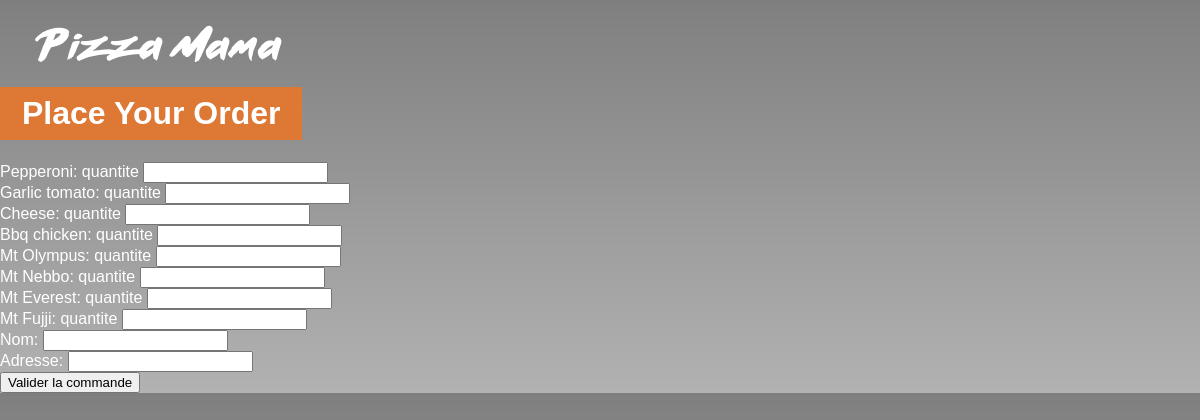
Screenshot of /orders/ with the database file from the repository.
### menue/models.py (models this page shows, shortened)
class Pizza(models.Model):
    name = models.CharField(max_length=20)
    ingredients = models.CharField(max_length=400)
    price = models.FloatField(default=0)
    vegetarian = models.BooleanField(default=False)

### orders/views.py (the view)
# urls.py: path('', views.order_view, name='order'),
def order_view(request):
    pizzas = Pizza.objects.all()
    if request.method == 'POST':
        form = OrderForm(request.POST)
        if form.is_valid():
            form.save()
            return HttpResponse('votre commande a ete enregistre')
    else:
        form = OrderForm()
    return render(request, 'orders/order_form.html', {'pizzas': pizzas, 'form': form})

### orders/forms.py
class OrderForm(forms.Form):
    customer_name = forms.CharField(max_length=100)
    customer_phone = forms.CharField(max_length=20)
    customer_address = forms.CharField(max_length=200)
    pizzas = forms.ModelMultipleChoiceField(queryset=Pizza.objects.all(), widget=forms.CheckboxSelectMultiple)
    def __init__(self, *args, **kwargs):
        super().__init__(*args, **kwargs)
        self.quantities = forms.formset_factory(PizzaQuantityForm, extra=0)
        self.formset = self.quantities(prefix='quantities')

### orders/templates/orders/order_form.html (shortened to what this page needs)
<!DOCTYPE html>
{% load static %}
<html lang="en">
<head>
    <link rel="stylesheet" href="{% static 'orders/styles.css' %}">
</head>
<body>
    <header>
        <a href="{% url 'menue:menue' %}"> <img src="{% static 'menue/small_logo.png' %}" alt="Logo" id="logo_image" /></a>
    </header>
    <div>
        <h1> Place Your Order </h1>
    </div>
   <form method="post">
  {% for pizza in pizzas %}
    <label>{{ pizza.name }}: quantite <input type="number" name="pizza_{{ pizza.id }}" min="0"></label><br>
  {% endfor %}
  <label>Nom: <input type="text" customer_name="customer_name"></label><br>
  <label>Adresse: <input type="text" customer_address="customer_address"></label><br>
  <input type="submit" value="Valider la commande">
</form>
</body>
</html>

### orders/assets/orders/styles.css (style rules this page uses)
h1 { background-color: #DD7835; display: inline-block; padding: 8px 22px; }
body { background: linear-gradient(0deg, rgba(0, 0, 0, 0.3), rgba(0, 0, 0, 0.5)), url("Pizza-3007395.jpg") no-repeat; -webkit-background-size: cover; -moz-background-size: cover; -o-background-size: cover; background-size: cover; color: white; margin: 0px; font-family: Arial; }
#logo_image { margin-top: 25px; margin-left: 35px; }

### rows the page displays
Pizza: name "Pepperoni"
Pizza: name "Garlic tomato"
Pizza: name "Cheese"
Pizza: name "Bbq chicken"
Pizza: name "Mt Olympus"
Pizza: name "Mt Nebbo"
Pizza: name "Mt Everest"
Pizza: name "Mt Fujji"
